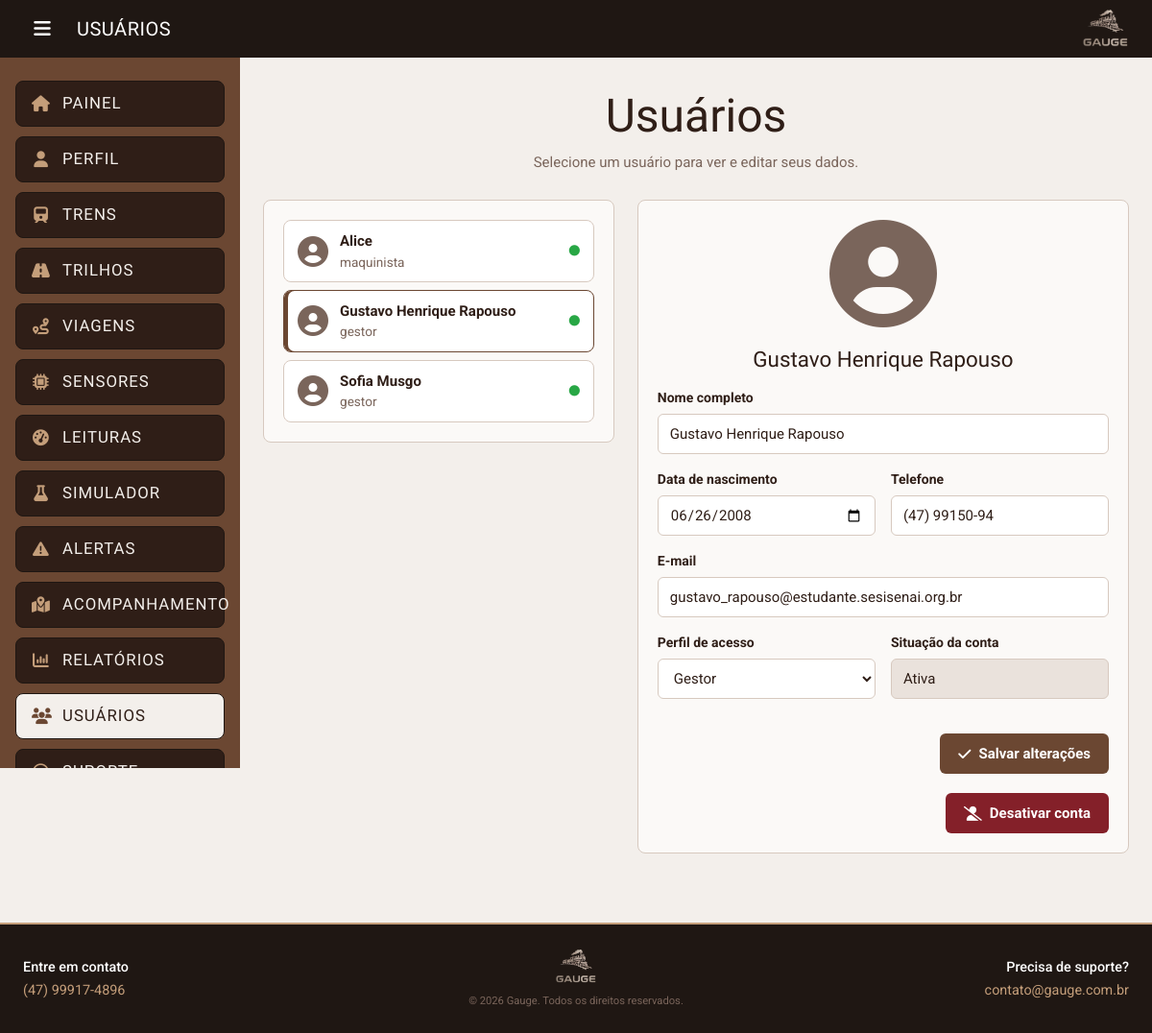
The page /paginas/usuarios/usuarios.php (signed in) on the database its author committed.
### tables this page shows
CREATE TABLE pessoa (
    id_pessoa       INT          NOT NULL AUTO_INCREMENT,
    nome            VARCHAR(45)  NOT NULL,
    data_nascimento DATE         NULL,
    email           VARCHAR(45)  NOT NULL,
    telefone        VARCHAR(20)  NULL,
    senha           VARCHAR(255) NOT NULL,
    localizacao     VARCHAR(45)  NULL,
    FK_id_perfil    INT          NOT NULL,
    ativo           TINYINT(1)   NOT NULL DEFAULT 1,
    PRIMARY KEY (id_pessoa),
    UNIQUE KEY uq_pessoa_email (email),
    KEY ix_pessoa_perfil (FK_id_perfil),
    CONSTRAINT fk_pessoa_perfil FOREIGN KEY (FK_id_perfil) REFERENCES perfil (id_perfil)
);

CREATE TABLE perfil (
    id_perfil        INT          NOT NULL AUTO_INCREMENT,
    nome_perfil      VARCHAR(45)  NOT NULL,
    descricao_perfil VARCHAR(45)  NOT NULL,
    PRIMARY KEY (id_perfil)
);

### includes/funcoes.php (called while the page is built, shortened)
<?php
function h($valor): string
{
    return htmlspecialchars((string) ($valor ?? ''), ENT_QUOTES, 'UTF-8');
}
function formatarData($valor, string $formato = 'd/m/Y H:i', string $vazio = 'Não informada'): string
{
    $timestamp = strtotime($valor);
    return $timestamp ? date($formato, $timestamp) : $vazio;
}

### paginas/usuarios/usuarios.php (the view, shortened to what this page needs)
<?php
require __DIR__ . '/../../includes/proteger.php';
$sqlUsuarios = 'SELECT
                    p.id_pessoa,
                    p.nome,
                    p.data_nascimento,
                    p.telefone,
                    p.email,
                    p.FK_id_perfil,
                    p.ativo,
                    f.nome_perfil
                FROM pessoa p
                INNER JOIN perfil f ON p.FK_id_perfil = f.id_perfil';
$usuarios = $conexao
    ->query($sqlUsuarios . ' ORDER BY p.ativo DESC, p.nome ASC')
    ->fetch_all(MYSQLI_ASSOC);
$idSelecionado = filter_input(INPUT_GET, 'id', FILTER_VALIDATE_INT) ?: (int) $_SESSION['id_pessoa'];
$stmt = $conexao->prepare($sqlUsuarios . ' WHERE p.id_pessoa = ?');
$stmt->bind_param('i', $idSelecionado);
$stmt->execute();
$usuario = $stmt->get_result()->fetch_assoc();
$perfis = [PERFIL_CLIENTE => 'Cliente', PERFIL_GESTOR => 'Gestor', PERFIL_MAQUINISTA => 'Maquinista'];
require __DIR__ . '/../../includes/cabecalho.php';
?>
<h1 class="titulo-pagina">Usuários</h1>
<p class="subtitulo">Selecione um usuário para ver e editar seus dados.</p>
<div class="duas-colunas">
    <section class="painel lista-usuarios" aria-label="Lista de usuários">
        <?php foreach ($usuarios as $item): ?>
            <?php $ativo = (int) $item['ativo'] === 1; ?>
            <a
                href="?id=<?= (int) $item['id_pessoa'] ?>"
                class="usuario-linha"
                <?= (int) $item['id_pessoa'] === $idSelecionado ? 'aria-current="true"' : '' ?>>
                <i class="fas fa-circle-user usuario-icone"></i>
                <span class="usuario-nome"><?= h($item['nome']) ?></span>
                <span class="usuario-perfil">
                    <?= h($item['nome_perfil']) ?><?= $ativo ? '' : ' (desativado)' ?>
                </span>
                <i
                    class="fas fa-circle usuario-situacao <?= $ativo ? 'ativo' : '' ?>"
                    title="<?= $ativo ? 'Conta ativa' : 'Conta desativada' ?>"></i>
            </a>
        <?php endforeach; ?>
    </section>
    <section class="painel">
        <?php if (!$usuario): ?>
            <h2>Usuário não encontrado</h2>
            <p>Selecione um usuário da lista para visualizar seus dados.</p>
        <?php else: ?>
            <i class="fas fa-circle-user avatar"></i>
            <h2 class="usuario-titulo"><?= h($usuario['nome']) ?></h2>
            <form action="editar_usuario.php" method="POST" class="form-grade">
                <div class="campo campo-inteiro">
                    <label for="nome">Nome completo</label>
                    <input type="text" id="nome" name="nome" maxlength="100" value="<?= h($usuario['nome']) ?>" required>
                </div>
                <div class="campo">
                    <label for="nascimento">Data de nascimento</label>
                    <input type="date" id="nascimento" name="data_nascimento" value="<?= h(formatarData($usuario['data_nascimento'], 'Y-m-d', '')) ?>">
                </div>
                <div class="campo">
                    <label for="telefone">Telefone</label>
                    <input type="tel" id="telefone" name="telefone" maxlength="20" value="<?= h($usuario['telefone']) ?>">
                </div>
                <div class="campo campo-inteiro">
                    <label for="email">E-mail</label>
                    <input type="email" id="email" name="email" maxlength="255" value="<?= h($usuario['email']) ?>" required>
                </div>
                <div class="campo">
                    <label for="perfil">Perfil de acesso</label>
                    <select id="perfil" name="FK_id_perfil" required>
                        <?php foreach ($perfis as $idPerfil => $nomePerfil): ?>
                            <option value="<?= $idPerfil ?>" <?= (int) $usuario['FK_id_perfil'] === $idPerfil ? 'selected' : '' ?>>
                                <?= $nomePerfil ?>
                            </option>
                        <?php endforeach; ?>
                    </select>
                </div>
                <div class="campo">
                    <label>Situação da conta</label>
                    <input type="text" value="<?= (int) $usuario['ativo'] === 1 ? 'Ativa' : 'Desativada' ?>" readonly>
                </div>
                <div class="acoes campo-inteiro">
                    <button type="submit" class="botao">
                        <i class="fas fa-check"></i> Salvar alterações
                    </button>
                </div>
            </form>
            <form action="desativar_usuario.php" method="POST" class="acoes">
                <?php if ((int) $usuario['ativo'] === 1): ?>
                    <button
                        type="submit"
                        name="acao"
                        value="desativar"
                        class="botao-perigo"
                        onclick="return confirm('Deseja realmente desativar esta conta?');">
                        <i class="fas fa-user-slash"></i> Desativar conta
                    </button>
                <?php endif; ?>
            </form>
        <?php endif; ?>
    </section>
</div>
<?php require __DIR__ . '/../../includes/rodape.php'; ?>

### assets/css/base.css (style rules this page uses)
:root { --cor-marca: #6B4732; --cor-marca-escura: #4C3023; --cor-titulo: #2F1E17; --cor-texto: #7A655B; --cor-fundo: #F3EFEB; --cor-escuro: #1F1713; --cor-contato: #C49E7A; --cor-superficie: #FBF9F7; --cor-superficie-2: #EAE2DC; --cor-borda: #D7C9BF; --cor-branco: #FFFFFF; --cor-sucesso: #245B31; --cor-sucesso-fundo: #E5F2E7; --cor-atencao: #856404; --cor-atencao-fundo: #FFF3CD; --cor-critico: #842029; --cor-critico-fundo: #F8D7DA; --cor-normal-forte: #28A745; --cor-atencao-forte: #FFC107; --cor-critico-forte: #DC3545; --fonte-titulo: 'Fjalla One', sans-serif; --fonte-texto: 'Roboto', sans-serif; --raio: 8px; --sombra: 0 2px 6px rgba(31, 23, 19, 0.08); --altura-topo: 60px; --largura-menu: 250px; --espaco: 24px; }
*, *::before, *::after { box-sizing: border-box; margin: 0; padding: 0; }
html { -webkit-text-size-adjust: 100%; }
body { min-height: 100vh; background-color: var(--cor-fundo); color: var(--cor-titulo); font-family: var(--fonte-texto); font-size: 15px; line-height: 1.5; }
a { color: var(--cor-marca); }
button, input, select, textarea { font: inherit; color: inherit; }
h1, h2, h3 { font-family: var(--fonte-titulo); font-weight: 400; line-height: 1.2; color: var(--cor-titulo); }

### assets/css/layout.css (style rules this page uses)
body { display: flex; flex-direction: column; }

### assets/css/componentes.css (style rules this page uses)
.titulo-pagina { margin-bottom: 8px; font-size: clamp(2rem, 5vw, 3rem); text-align: center; }
.subtitulo { max-width: 640px; margin: 0 auto 28px; color: var(--cor-texto); text-align: center; }
.painel { margin-bottom: 24px; padding: 20px; border: 1px solid var(--cor-borda); border-radius: var(--raio); background-color: var(--cor-superficie); }
.painel > h2 { display: flex; align-items: center; gap: 10px; margin-bottom: 16px; font-size: 1.4rem; }
.form-grade { display: grid; grid-template-columns: repeat(auto-fit, minmax(220px, 1fr)); gap: 16px; }
.campo { display: flex; flex-direction: column; gap: 6px; min-width: 0; }
.campo-inteiro { grid-column: 1 / -1; }
.campo label { color: var(--cor-titulo); font-size: 0.875rem; font-weight: 700; }
.campo input, .campo select, .campo textarea { width: 100%; min-height: 42px; padding: 8px 12px; border: 1px solid var(--cor-borda); border-radius: 6px; background-color: var(--cor-branco); color: var(--cor-titulo); transition: border-color 0.2s ease, box-shadow 0.2s ease; }
.campo input[readonly] { background-color: var(--cor-superficie-2); }
.botao, .botao-secundario, .botao-perigo { display: inline-flex; align-items: center; justify-content: center; gap: 8px; min-height: 42px; padding: 8px 18px; border: 1px solid transparent; border-radius: 6px; font-weight: 700; text-decoration: none; cursor: pointer; transition: background-color 0.2s ease, transform 0.1s ease; }
.botao { background-color: var(--cor-marca); color: var(--cor-branco); }
.botao-perigo { background-color: var(--cor-critico); color: var(--cor-branco); }
.acoes { display: flex; flex-wrap: wrap; align-items: center; justify-content: flex-end; gap: 10px; margin-top: 20px; }
.duas-colunas { display: grid; grid-template-columns: minmax(0, 1fr) minmax(0, 1.4fr); gap: 24px; align-items: start; }
.avatar { display: block; margin: 0 auto 20px; font-size: 7rem; line-height: 1; color: var(--cor-texto); text-align: center; }

### assets/css/usuarios.css (style rules this page uses)
.lista-usuarios { display: flex; flex-direction: column; gap: 8px; max-height: 70vh; overflow-y: auto; }
.usuario-linha { display: grid; grid-template-columns: auto 1fr auto; grid-template-areas: "icone nome situacao" "icone perfil situacao"; align-items: center; column-gap: 12px; padding: 10px 14px; border: 1px solid var(--cor-borda); border-radius: var(--raio); background-color: var(--cor-branco); color: inherit; text-decoration: none; }
.usuario-linha[aria-current="true"] { border-color: var(--cor-marca); box-shadow: inset 4px 0 0 var(--cor-marca); }
.usuario-icone { grid-area: icone; font-size: 2rem; color: var(--cor-texto); }
.usuario-nome { grid-area: nome; overflow: hidden; font-weight: 700; white-space: nowrap; text-overflow: ellipsis; }
.usuario-perfil { grid-area: perfil; color: var(--cor-texto); font-size: 0.85rem; }
.usuario-situacao { grid-area: situacao; font-size: 0.7rem; color: var(--cor-critico-forte); }
.usuario-situacao.ativo { color: var(--cor-normal-forte); }
.usuario-titulo { justify-content: center; margin-bottom: 20px; }

### rows shown on the page
pessoa: nome "Alice", FK_id_perfil.nome_perfil "maquinista", ativo 1 (drawn)
pessoa: nome "Gustavo Henrique Rapouso", FK_id_perfil.nome_perfil "gestor", data_nascimento "06/26/2008", telefone "(47) 99150-94", email "gustavo_rapouso@estudante.sesisenai.org.br", FK_id_perfil "Gestor", ativo "Ativa"
pessoa: nome "Sofia Musgo", FK_id_perfil.nome_perfil "gestor", ativo 1 (drawn)

### other values the page prints
$titulo "USUÁRIOS"
$item['texto'] "PAINEL"
$item['texto'] "PERFIL"
$item['texto'] "TRENS"
$item['texto'] "TRILHOS"
$item['texto'] "VIAGENS"
$item['texto'] "SENSORES"
$item['texto'] "LEITURAS"
$item['texto'] "SIMULADOR"
$item['texto'] "ALERTAS"
$item['texto'] "ACOMPANHAMENTO"
$item['texto'] "RELATÓRIOS"
$item['texto'] "USUÁRIOS"
